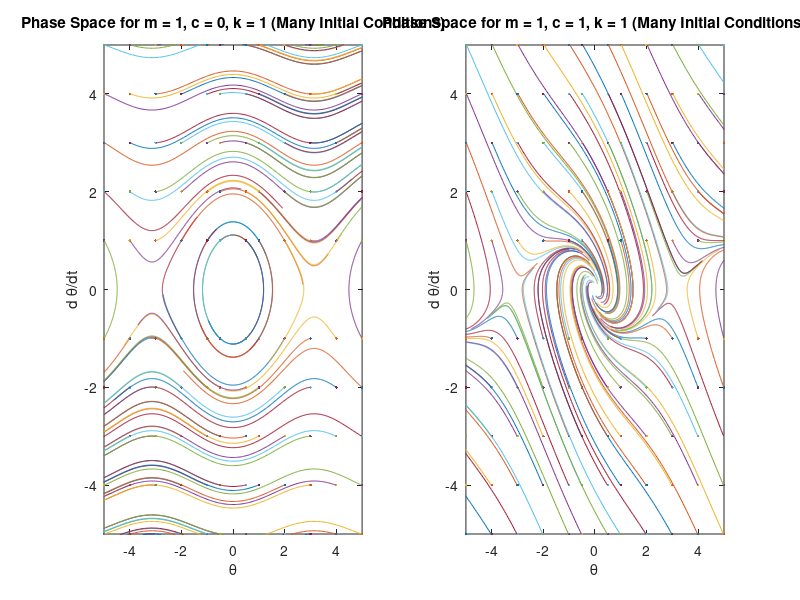

Here is the MATLAB script that generated this plot:
%Pendulum
clear; close all; clc
t = 0; dt = 0.01;  N = 400;
 
IC = [-5 -4 -3 -2 -1 -.5  ...
       5  4  3  2 1 .5];
DXDT = [ -5 -4 -3 -2 -1 1 2 3 4 5];
p1 = 1;
for c = [0 1]
m = 1;
k = 1;

for i1 = 1:length(IC)
y(1) = IC(i1);
   t = t+dt;
for i2 = 1:length(DXDT)   
y(2) = y(1)+dt*DXDT(i2);
t(2) = dt;
for i = 2:N
    t(i+1) = t(i)+dt;
    y(i+1) = (-sin(y(i))+c*y(i-1)/(2*dt) ...
                -m/dt^2*y(i-1)+m*2/dt^2*y(i))/(m/dt^2+c/(2*dt));
    i = i+1; 
end
dydt = (y(2:end)-y(1:end-1))./dt;
subplot(1,2,p1)
plot(y(1),(y(2)-y(1))/dt,'.'), hold on,
plot(0.5.*(y(2:end)+y(1:end-1)),dydt,'-')
end
end

axis([min(IC) max(IC) min(DXDT) max(DXDT)])
 title(['Phase Space for m = 1, c = ',num2str(c),', k = 1 (Many Initial Conditions)'])
 xlabel('\theta')
 ylabel('d \theta/dt')
 p1 = p1+1;
end